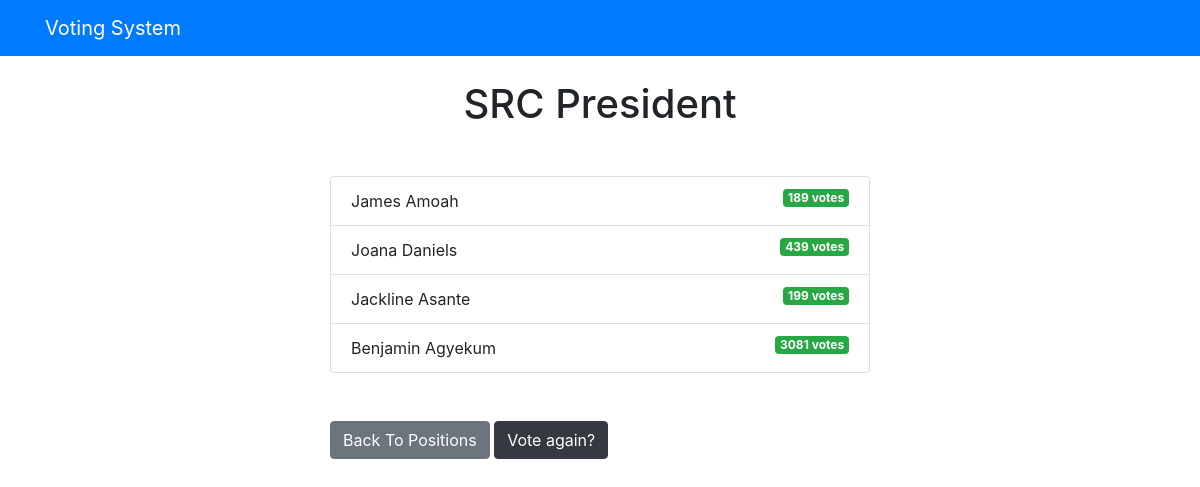
The app's page /voting/4/results/ with its own data.
### voting/models.py (models this page shows, shortened)
class Question(models.Model):
    question_text = models.CharField(max_length=200)
    pub_date = models.DateTimeField('date published')

class Choice(models.Model):
    question = models.ForeignKey(Question, on_delete=models.CASCADE)
    choice_text = models.CharField(max_length=200)
    votes = models.IntegerField(default=0)

### voting/views.py (the view)
# urls.py: path('<int:question_id>/results/', views.results, name='results'),
def results(request, question_id):
    question = get_object_or_404(Question, pk=question_id)
    return render(request, 'voting/results.html', {'question': question})

### templates/voting/results.html (shortened to what this page needs)
{% extends 'base.html' %}
{% block content %}
<h1 class="mb-5 text-center">{{ question.question_text }}</h1>
<ul class="list-group mb-5">
	{% for choice in question.choice_set.all %}
	<li class="list-group-item">
		{{ choice.choice_text }}  <span class="badge badge-success float-right">{{ choice.votes }} vote{{ choice.votes | pluralize }}</span>
	</li>
	{% endfor %}
</ul>
<a class="btn btn-secondary" href="{% url 'voting:index' %}">Back To Positions</a>
<a class="btn btn-dark" href="{% url 'voting:detail' question.id %}">Vote again?</a>
{% endblock %}

### records on screen
Question: question_text "SRC President"
Choice: choice_text "James Amoah", votes "189", votes|pluralize "s"
Choice: choice_text "Joana Daniels", votes "439", votes|pluralize "s"
Choice: choice_text "Jackline Asante", votes "199", votes|pluralize "s"
Choice: choice_text "Benjamin Agyekum", votes "3081", votes|pluralize "s"
